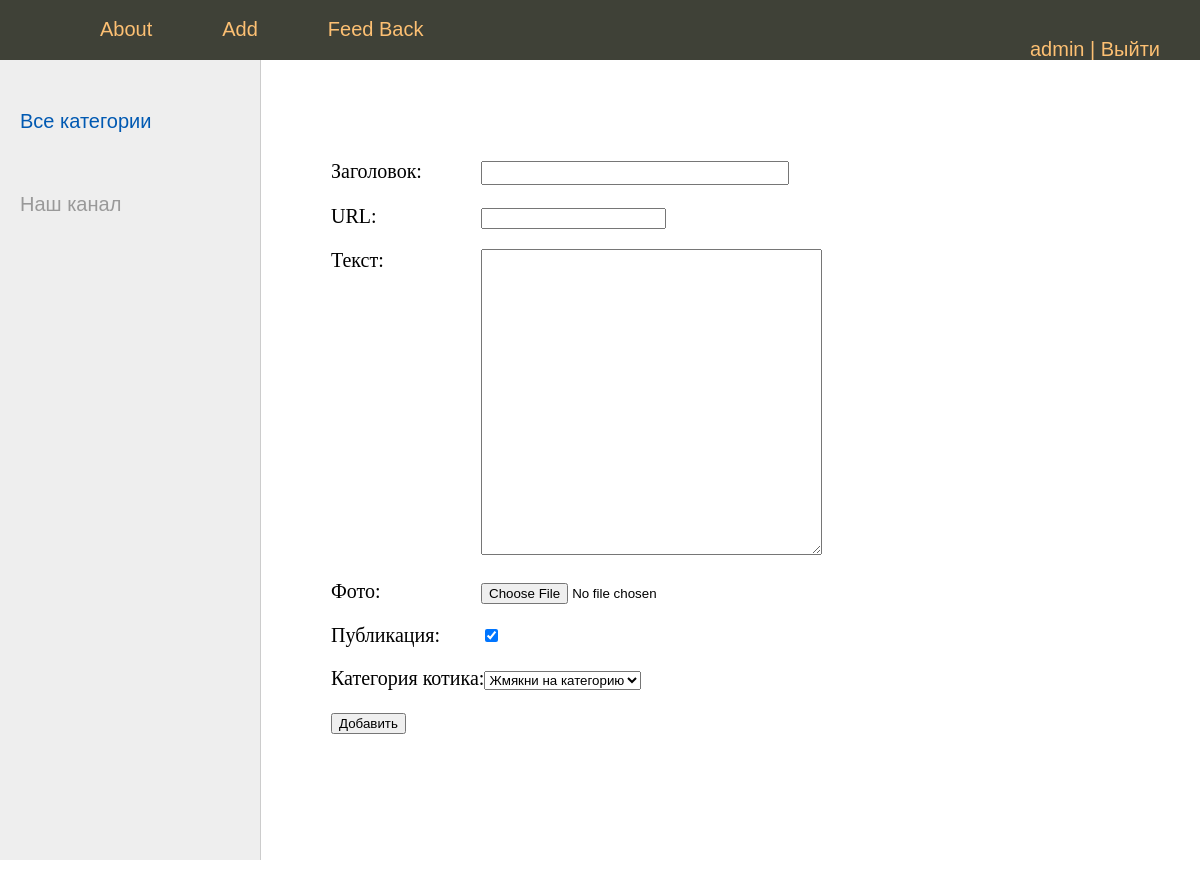
Page /add_page/ (signed in) on the earlier database version.
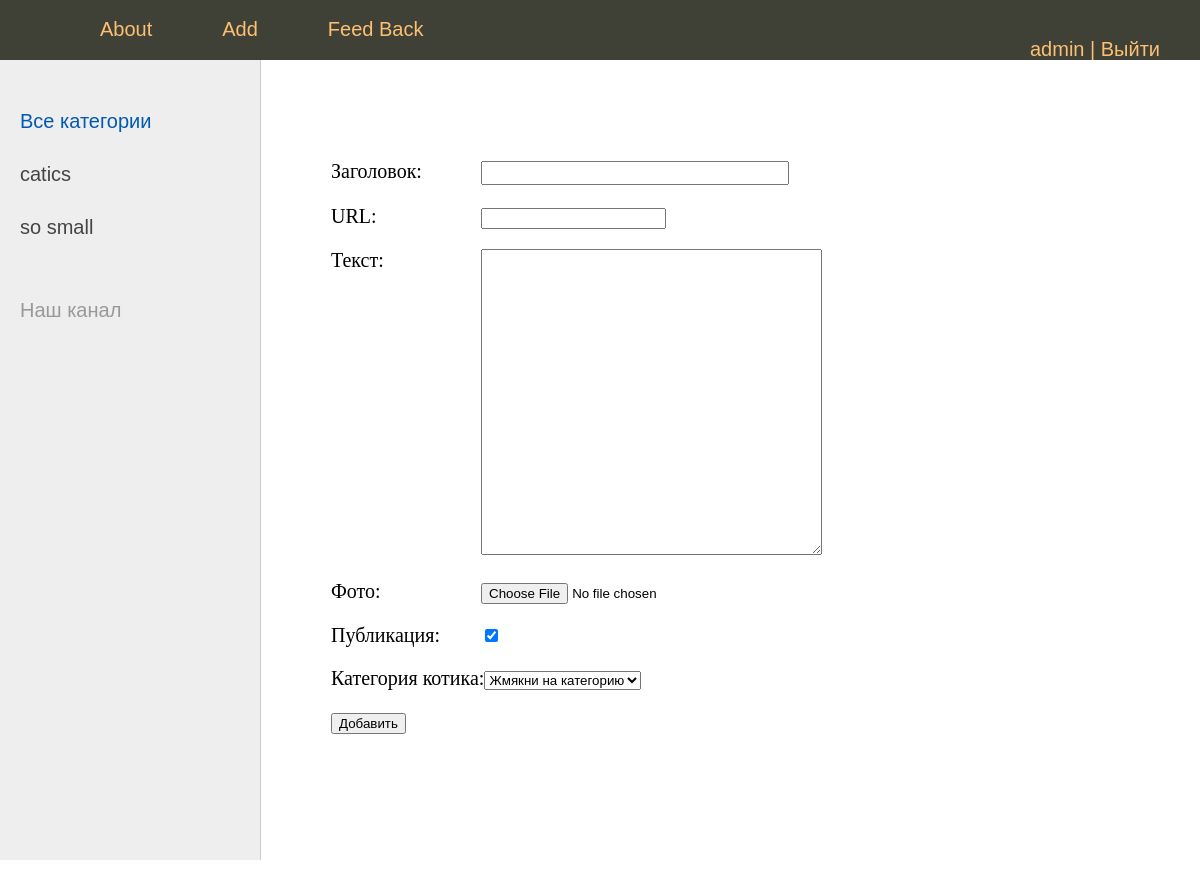
Same page on the later database version.
### smeshnyavki/models.py (models this page shows)
class Category(Model):
    name = CharField(max_length=100, db_index=True, verbose_name="Категория")#автоматом добавляется индекс
    slug = SlugField(max_length=255, unique=True, db_index=True, verbose_name="URL")
    def __str__(self):
        return self.name
    class Meta:
        verbose_name = "Категория"
        verbose_name_plural = "Категории"
        ordering = ['pk',]

### smeshnyavki/views.py (the view)
# urls.py: path('add_page/', AddPage.as_view(), name='add_page'),
class AddPage(LoginRequiredMixin, DataMixin, CreateView):
    form_class = AddMemForm
    template_name = 'smeshnyavki/addpage.html'
    success_url = reverse_lazy('home')
    login_url = reverse_lazy('home')#'/admin/'
    raise_exception = True
    def get_context_data(self, **kwargs):
        context = super().get_context_data(**kwargs)
        c_def = self.get_user_context(title="Добавление мемаса")
        return dict(list(context.items())+list(c_def.items()))

### smeshnyavki/forms.py (shortened to what this page needs)
class AddMemForm(ModelForm):
    def __init__(self, *args, **kwargs):
        super().__init__(*args, **kwargs)
        self.fields['categ'].empty_label = 'Жмякни на категорию'
    class Meta:
        model = Smeshnyavkа  # связь этой формы с моделью
        fields = ['title', 'slug', 'content', 'photo', 'is_published', 'categ']  # какие поля отображать
        widgets = {
            'title': TextInput(attrs={'class': 'form-input'}),
            'content': Textarea(attrs={'cols': 40, 'rows': 20}),
        }

### smeshnyavki/templatetags/smeshnyavki_tags.py (called while the page is built)
@register.simple_tag(name='getCategs')#function is changed into tage
def get_categories(filter=None):
    if filter:
        return Category.objects.filter(pk=filter) #возвращаем коллекцию
    return Category.objects.all() #возвращаем коллекцию

@register.inclusion_tag('smeshnyavki/list_categories.html')
def show_categories(sort=None, categ_selected=0):
    categs = Category.objects.all() #возвращаем коллекцию
    if sort:
        categs = Category.objects.order_by(sort) #возвращаем коллекцию
    return{"categs": categs, 'categ_selected': categ_selected}

### smeshnyavki/templates/smeshnyavki/addpage.html (shortened to what this page needs)
{% extends 'smeshnyavki/base.html' %}
{% block content %}
<form action="{% url 'add_page' %}" method="post">
    {% for f in form %}
        <p><label class="form-label" for="{{ f.id_for_label }}"> {{ f.label }}: </label>{{f}} </p>
    {% endfor %}
    <button type="submit"> Добавить</button>
</form>
{% endblock %}

### smeshnyavki/templates/smeshnyavki/base.html (shortened to what this page needs)
<!DOCTYPE html>
{% load static %}
{% load smeshnyavki_tags %}
<html>
<head>
    <link type="text/css" href="{% static 'smeshnyavki/css/styles.css' %}" rel="stylesheet" />
</head>
<body>
<table class="table-page" border=0 cellpadding="0" cellspacing="0">
    <tr><td valign=top>
        {% block mainmenu %}
        <div class="header">
            <ul id="mainmenu" class="mainmenu">
                <li class="logo"><a href="{% url 'home' %}"><div class="logo"></div></a></li>
                {% for m in menu %}
                    <li><a href="{% url m.url_name %}">{{m.title}}</a></li>
               {% endfor %}
                {% if request.user.is_authenticated %}
                    <li class="last">{{user.username}} | <a href="{% url 'logout' %}">Выйти</a></li>
                {% else %}
                    <li class="last"> <a href="{% url 'register' %}">Регистрация</a> | <a href="{% url 'login' %}">Войти</a></li>
                {% endif %}
            </ul>
        </div>
        {% endblock mainmenu %}
        <table class="table-content" border=0 cellpadding="0" cellspacing="0">
            <tr>
                <td valign="top" class="left-chapters">
                    <ul id="leftchapters">
                        {% if categ_selected == 0 %}
                            <li class="selected">Все категории</li>
                        {% else %}
                        <li> <a href="{% url 'home' %}">Все категории</a></li>
                        {% endif %}
                        {% for categ in categs %}
                            {% if categ.smeshnyavkа__count > 0 %}
                                {% if categ.pk == categ_selected %}
                                    <li class="selected">{{categ.name}}</li>
                                {% else %}
                                    <li> <a href="{% url 'category' categ.slug %}">{{categ.name}}</a></li>
                                {% endif %}
                            {% endif %}
                        {% endfor %}
                        <li class="share">
                            <p>Наш канал</p>
                            <a class="share-yt" href="https://www.youtube.com/channel/UClJzWfGWuGJL2t-3dYKcHTA/playlists" target="_blank" rel="nofollow"></a>
                        </li>
                    </ul>
                </td>
                <td valign="top" class="content">
                    <div class="content-text">
                        {% block content %}
                        {% endblock %}
                    </div>
                </td></tr></table>
    </td></tr>
    </table>
</body>
</html>

Differences in the rows shown:
added Category: name "catics"
added Category: name "so small"
